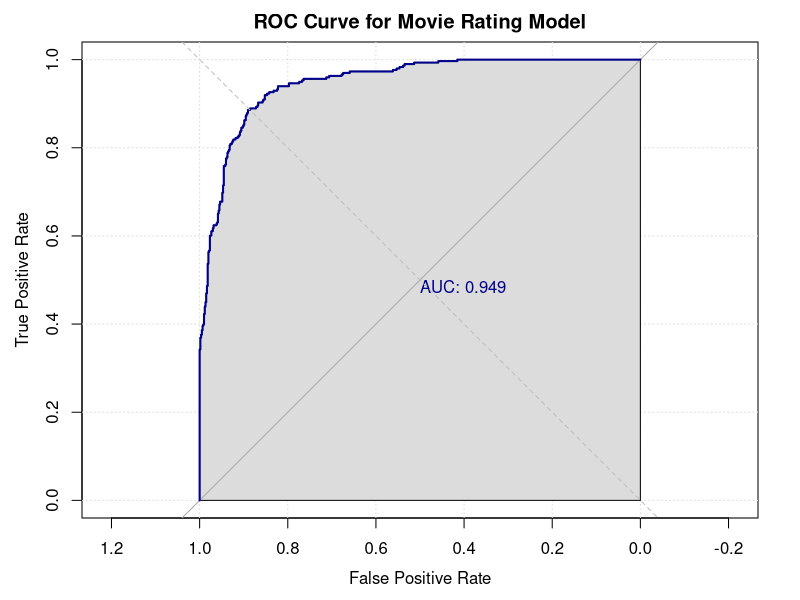
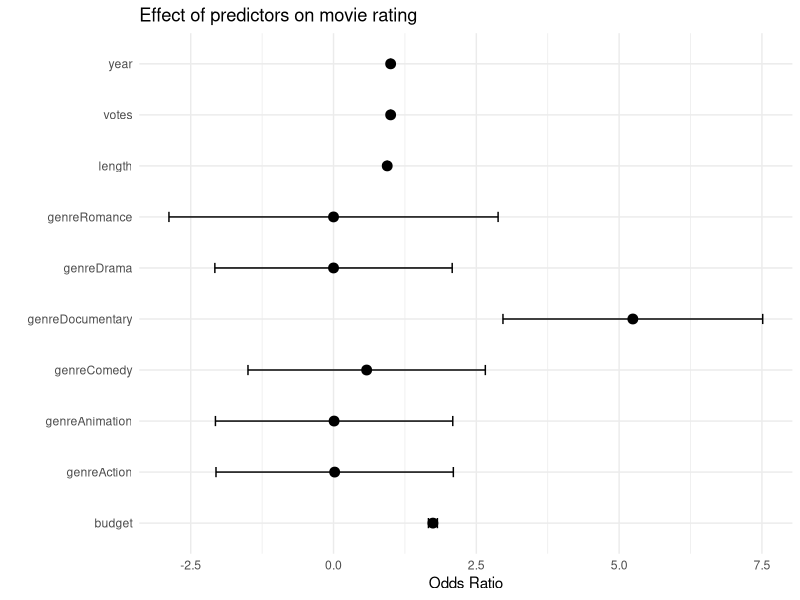
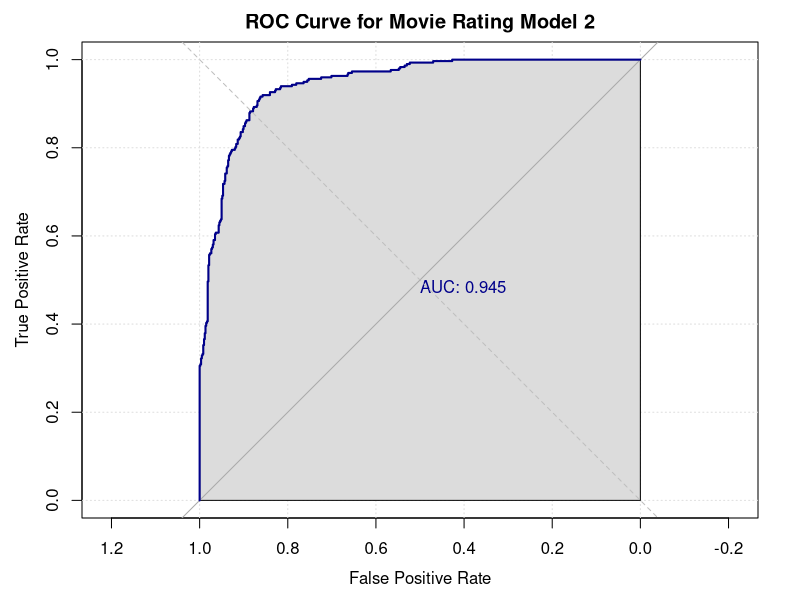
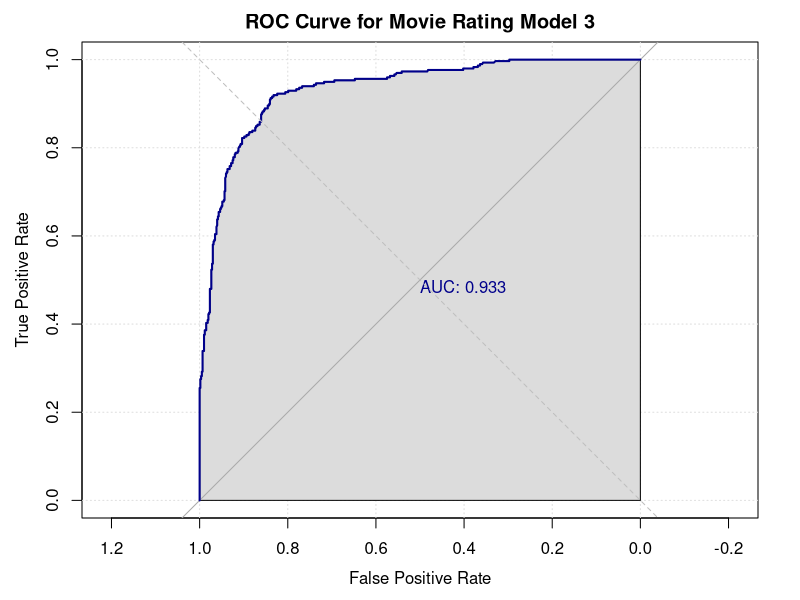

R code for these plots, in order:
## ---- chunk 1
knitr::opts_chunk$set(echo = TRUE)
## ---- chunk 2
# Load required packages
library(tidyverse)
library(ggplot2)
library(scales)
library(dplyr)
library(broom)
library(pROC)
## ---- chunk 3
# read data
films <- read.csv("dataset9.csv", header = TRUE)
# View data structures and variable types
str(films)
# View variable distribution
summary(films)
# Correlation matrix
cor(films[,c("year", "length", "budget", "votes", "rating")])
# Check for missing values
sum(is.na(films))
# Check which column has missing values
colSums(is.na(films))
# ########Fill missing values (any other way?)
mean_length <- mean(films$length, na.rm = TRUE)
films$length[is.na(films$length)] <- mean_length
# Check if missing values were filled successfully
sum(is.na(films))
## ---- chunk 4
# Convert year and length to continuous variables(Because time and length can be regarded as unlimited values)
films$year <- as.numeric(as.character(films$year))
films$length <- as.numeric(as.character(films$length))
# one-hot encoding
films <- cbind(films, model.matrix(~genre-1, data=films))
# Binarize the IMDB score
films$rating2 <- ifelse(films$rating > 7, 1, 0)
# Split data into training and testing sets
set.seed(123)
train_index <- sample(1:nrow(films), size = round(nrow(films) * 0.7), replace = FALSE)
train_data <- films[train_index, ]
test_data <- films[-train_index, ]
## ---- chunk 5
# Fit the glm model on the training data
fit <- glm(rating2 ~ year + length + budget + votes + genreAction + genreAnimation+genreComedy + genreDocumentary + genreDrama + genreRomance, data=train_data, family=binomial)

# Predict the test data using the fitted model
test_data$predicted <- predict(fit, newdata = test_data, type = "response")
# Calculate the ROC curve and AUC

roc_data <- roc(test_data$rating2, test_data$predicted)
roc_auc <- auc(roc_data)

# Plot the ROC curve
plot(roc_data, main = "ROC Curve for Movie Rating Model",
     xlab = "False Positive Rate", ylab = "True Positive Rate", 
     print.auc = TRUE, auc.polygon = TRUE, grid=c(0.2, 0.2), col = "darkblue")
abline(a = 0, b = 1, lty = 2, col = "gray")
## ---- chunk 6
# Extract Coefficients and Standard Errors
coef_df <- tidy(fit, exponentiate = TRUE) %>%
  filter(term != "(Intercept)") %>%
  mutate_if(is.numeric, list(~ round(., 2))) %>%
  mutate(lower = estimate - 1.96 * std.error,
         upper = estimate + 1.96 * std.error)

# plot the coefficients
ggplot(coef_df, aes(x = term, y = estimate)) +
  geom_point(size = 3) +
  geom_errorbar(aes(ymin = lower, ymax = upper), width = 0.2) +
  coord_flip() +
  labs(title = "Effect of predictors on movie rating",
       x = "", y = "Odds Ratio") +
  theme_minimal()
## ---- chunk 7
# After selecting variables:
# By the result of glm fit summary, we choose the variables with p-value lower than 0.05
# By the result of odds ratio, we choose the variables that have influence on rating
fit2 = glm(rating2 ~ length + budget + votes + genreAction + genreAnimation + genreDrama + genreRomance, data=films, family=binomial)
fit3 = glm(rating2 ~ length + budget + genreComedy + genreDocumentary , data=films, family=binomial)
table = matrix(c(fit$aic, fit2$aic, fit3$aic), dimnames = list(c("fit","fit2","fit3"), c("AIC")))
table

#ROC curve and AUC for Model 2
test_data$predicted2 <- predict(fit2, newdata = test_data, type = "response")
roc_data2 <- roc(test_data$rating2, test_data$predicted2)
roc_auc2 <- auc(roc_data2)
plot(roc_data2, main = "ROC Curve for Movie Rating Model 2",
     xlab = "False Positive Rate", ylab = "True Positive Rate", 
     print.auc = TRUE, auc.polygon = TRUE, grid=c(0.2, 0.2), col = "darkblue")
abline(a = 0, b = 1, lty = 2, col = "gray")

#ROC curve and AUC for Model 3
test_data$predicted3 <- predict(fit3, newdata = test_data, type = "response")
roc_data3 <- roc(test_data$rating2, test_data$predicted3)
roc_auc3 <- auc(roc_data3)
plot(roc_data3, main = "ROC Curve for Movie Rating Model 3",
     xlab = "False Positive Rate", ylab = "True Positive Rate", 
     print.auc = TRUE, auc.polygon = TRUE, grid=c(0.2, 0.2), col = "darkblue")
abline(a = 0, b = 1, lty = 2, col = "gray")
